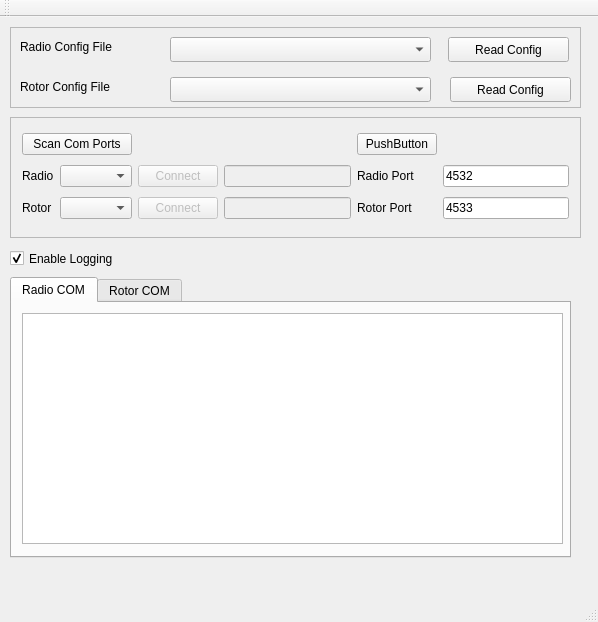
<?xml version="1.0" encoding="UTF-8"?>
<ui version="4.0">
 <class>MainWindow</class>
 <widget class="QMainWindow" name="MainWindow">
  <property name="geometry">
   <rect>
    <x>0</x>
    <y>0</y>
    <width>598</width>
    <height>622</height>
   </rect>
  </property>
  <property name="windowTitle">
   <string>Gcontrol222</string>
  </property>
  <widget class="QWidget" name="centralWidget">
   <widget class="QFrame" name="frame">
    <property name="geometry">
     <rect>
      <x>10</x>
      <y>100</y>
      <width>571</width>
      <height>121</height>
     </rect>
    </property>
    <property name="frameShape">
     <enum>QFrame::StyledPanel</enum>
    </property>
    <property name="frameShadow">
     <enum>QFrame::Raised</enum>
    </property>
    <layout class="QGridLayout" name="gridLayout">
     <item row="1" column="0">
      <layout class="QHBoxLayout" name="horizontalLayout">
       <item>
        <widget class="QLabel" name="label">
         <property name="sizePolicy">
          <sizepolicy hsizetype="Preferred" vsizetype="Preferred">
           <horstretch>0</horstretch>
           <verstretch>0</verstretch>
          </sizepolicy>
         </property>
         <property name="text">
          <string>Radio</string>
         </property>
        </widget>
       </item>
       <item>
        <widget class="QComboBox" name="comboBox_radio_port">
         <property name="sizePolicy">
          <sizepolicy hsizetype="Preferred" vsizetype="Preferred">
           <horstretch>0</horstretch>
           <verstretch>0</verstretch>
          </sizepolicy>
         </property>
        </widget>
       </item>
      </layout>
     </item>
     <item row="1" column="1">
      <widget class="QPushButton" name="pushButton_open_radio_port">
       <property name="enabled">
        <bool>false</bool>
       </property>
       <property name="sizePolicy">
        <sizepolicy hsizetype="Minimum" vsizetype="Preferred">
         <horstretch>0</horstretch>
         <verstretch>0</verstretch>
        </sizepolicy>
       </property>
       <property name="text">
        <string>Connect</string>
       </property>
      </widget>
     </item>
     <item row="0" column="0">
      <widget class="QPushButton" name="pushButton_scan_com_ports">
       <property name="sizePolicy">
        <sizepolicy hsizetype="Preferred" vsizetype="Preferred">
         <horstretch>0</horstretch>
         <verstretch>0</verstretch>
        </sizepolicy>
       </property>
       <property name="text">
        <string>Scan Com Ports</string>
       </property>
      </widget>
     </item>
     <item row="2" column="1">
      <widget class="QPushButton" name="pushButton_open_rotor_port">
       <property name="enabled">
        <bool>false</bool>
       </property>
       <property name="sizePolicy">
        <sizepolicy hsizetype="Minimum" vsizetype="Preferred">
         <horstretch>0</horstretch>
         <verstretch>0</verstretch>
        </sizepolicy>
       </property>
       <property name="text">
        <string>Connect</string>
       </property>
      </widget>
     </item>
     <item row="2" column="0">
      <layout class="QHBoxLayout" name="horizontalLayout_2">
       <item>
        <widget class="QLabel" name="label_2">
         <property name="text">
          <string>Rotor</string>
         </property>
        </widget>
       </item>
       <item>
        <widget class="QComboBox" name="comboBox_rotor_port">
         <property name="sizePolicy">
          <sizepolicy hsizetype="Preferred" vsizetype="Preferred">
           <horstretch>0</horstretch>
           <verstretch>0</verstretch>
          </sizepolicy>
         </property>
        </widget>
       </item>
      </layout>
     </item>
     <item row="2" column="2">
      <widget class="QLineEdit" name="lineEdit_rotor_port">
       <property name="enabled">
        <bool>false</bool>
       </property>
       <property name="toolTip">
        <string>Send commands to the Rotor Com port</string>
       </property>
       <property name="text">
        <string/>
       </property>
      </widget>
     </item>
     <item row="1" column="2">
      <widget class="QLineEdit" name="lineEdit_radio_port">
       <property name="enabled">
        <bool>false</bool>
       </property>
       <property name="toolTip">
        <string>Send commands to the Radio COM port</string>
       </property>
       <property name="text">
        <string/>
       </property>
      </widget>
     </item>
     <item row="1" column="4">
      <widget class="QLineEdit" name="lineEditRadioNetPort">
       <property name="enabled">
        <bool>true</bool>
       </property>
       <property name="acceptDrops">
        <bool>false</bool>
       </property>
       <property name="text">
        <string>4532</string>
       </property>
      </widget>
     </item>
     <item row="2" column="4">
      <widget class="QLineEdit" name="lineEditRotorNetPort">
       <property name="enabled">
        <bool>true</bool>
       </property>
       <property name="text">
        <string>4533</string>
       </property>
      </widget>
     </item>
     <item row="1" column="3">
      <widget class="QLabel" name="label_3">
       <property name="text">
        <string>Radio Port</string>
       </property>
      </widget>
     </item>
     <item row="2" column="3">
      <widget class="QLabel" name="label_4">
       <property name="text">
        <string>Rotor Port</string>
       </property>
      </widget>
     </item>
     <item row="0" column="3">
      <widget class="QPushButton" name="pushButton">
       <property name="text">
        <string>PushButton</string>
       </property>
      </widget>
     </item>
    </layout>
   </widget>
   <widget class="QTabWidget" name="tabs">
    <property name="enabled">
     <bool>true</bool>
    </property>
    <property name="geometry">
     <rect>
      <x>10</x>
      <y>260</y>
      <width>561</width>
      <height>281</height>
     </rect>
    </property>
    <property name="inputMethodHints">
     <set>Qt::ImhMultiLine</set>
    </property>
    <property name="currentIndex">
     <number>0</number>
    </property>
    <widget class="QWidget" name="tab_Radio_COM">
     <attribute name="title">
      <string>Radio COM</string>
     </attribute>
     <widget class="QPlainTextEdit" name="plainTextEditRadio">
      <property name="enabled">
       <bool>true</bool>
      </property>
      <property name="geometry">
       <rect>
        <x>10</x>
        <y>10</y>
        <width>541</width>
        <height>231</height>
       </rect>
      </property>
      <property name="sizePolicy">
       <sizepolicy hsizetype="Preferred" vsizetype="Preferred">
        <horstretch>0</horstretch>
        <verstretch>0</verstretch>
       </sizepolicy>
      </property>
     </widget>
    </widget>
    <widget class="QWidget" name="tab_Rotor_COM">
     <attribute name="title">
      <string>Rotor COM</string>
     </attribute>
     <widget class="QPlainTextEdit" name="plainTextEditRotor">
      <property name="enabled">
       <bool>true</bool>
      </property>
      <property name="geometry">
       <rect>
        <x>10</x>
        <y>10</y>
        <width>541</width>
        <height>231</height>
       </rect>
      </property>
      <property name="sizePolicy">
       <sizepolicy hsizetype="Preferred" vsizetype="Preferred">
        <horstretch>0</horstretch>
        <verstretch>0</verstretch>
       </sizepolicy>
      </property>
      <property name="inputMethodHints">
       <set>Qt::ImhNone</set>
      </property>
     </widget>
    </widget>
   </widget>
   <widget class="QFrame" name="frame_2">
    <property name="geometry">
     <rect>
      <x>10</x>
      <y>10</y>
      <width>571</width>
      <height>81</height>
     </rect>
    </property>
    <property name="sizePolicy">
     <sizepolicy hsizetype="Minimum" vsizetype="Minimum">
      <horstretch>0</horstretch>
      <verstretch>0</verstretch>
     </sizepolicy>
    </property>
    <property name="frameShape">
     <enum>QFrame::StyledPanel</enum>
    </property>
    <property name="frameShadow">
     <enum>QFrame::Raised</enum>
    </property>
    <widget class="QComboBox" name="comboBox_Radio_File_Config">
     <property name="geometry">
      <rect>
       <x>160</x>
       <y>10</y>
       <width>261</width>
       <height>25</height>
      </rect>
     </property>
    </widget>
    <widget class="QLabel" name="label_5">
     <property name="geometry">
      <rect>
       <x>10</x>
       <y>10</y>
       <width>141</width>
       <height>20</height>
      </rect>
     </property>
     <property name="text">
      <string>Radio Config File</string>
     </property>
    </widget>
    <widget class="QPushButton" name="pushButton_read_radio_config">
     <property name="geometry">
      <rect>
       <x>438</x>
       <y>10</y>
       <width>121</width>
       <height>25</height>
      </rect>
     </property>
     <property name="text">
      <string>Read Config</string>
     </property>
    </widget>
    <widget class="QComboBox" name="comboBox_Rotor_File_Config">
     <property name="geometry">
      <rect>
       <x>160</x>
       <y>50</y>
       <width>261</width>
       <height>25</height>
      </rect>
     </property>
    </widget>
    <widget class="QLabel" name="label_8">
     <property name="geometry">
      <rect>
       <x>10</x>
       <y>50</y>
       <width>141</width>
       <height>20</height>
      </rect>
     </property>
     <property name="text">
      <string>Rotor Config File</string>
     </property>
    </widget>
    <widget class="QPushButton" name="pushButton_read_rotor_config">
     <property name="geometry">
      <rect>
       <x>440</x>
       <y>50</y>
       <width>121</width>
       <height>25</height>
      </rect>
     </property>
     <property name="text">
      <string>Read Config</string>
     </property>
    </widget>
   </widget>
   <widget class="QCheckBox" name="checkBox_logging">
    <property name="geometry">
     <rect>
      <x>10</x>
      <y>230</y>
      <width>151</width>
      <height>23</height>
     </rect>
    </property>
    <property name="text">
     <string>Enable Logging</string>
    </property>
    <property name="checked">
     <bool>true</bool>
    </property>
   </widget>
  </widget>
  <widget class="QMenuBar" name="menuBar">
   <property name="geometry">
    <rect>
     <x>0</x>
     <y>0</y>
     <width>598</width>
     <height>22</height>
    </rect>
   </property>
  </widget>
  <widget class="QToolBar" name="mainToolBar">
   <attribute name="toolBarArea">
    <enum>TopToolBarArea</enum>
   </attribute>
   <attribute name="toolBarBreak">
    <bool>false</bool>
   </attribute>
  </widget>
  <widget class="QStatusBar" name="statusBar"/>
 </widget>
 <layoutdefault spacing="6" margin="11"/>
 <resources/>
 <connections/>
</ui>
